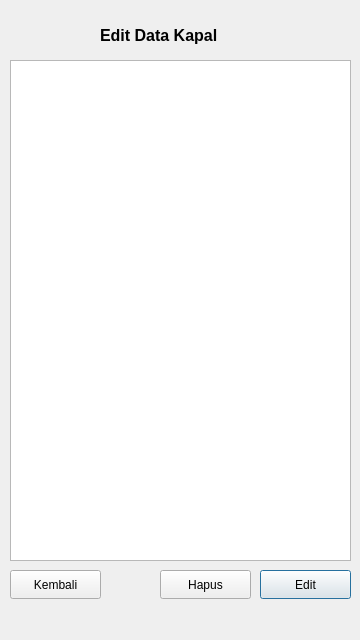
<?xml version="1.0" encoding="UTF-8"?>
<ui version="4.0">
 <class>edit_data_kapal</class>
 <widget class="QDialog" name="edit_data_kapal">
  <property name="geometry">
   <rect>
    <x>0</x>
    <y>0</y>
    <width>360</width>
    <height>640</height>
   </rect>
  </property>
  <property name="windowTitle">
   <string>Shit Ship Booking</string>
  </property>
  <property name="windowIcon">
   <iconset>
    <normaloff>../../../Downloads/ship-icon_34102.png</normaloff>../../../Downloads/ship-icon_34102.png</iconset>
  </property>
  <widget class="QLabel" name="label_6">
   <property name="geometry">
    <rect>
     <x>100</x>
     <y>20</y>
     <width>151</width>
     <height>31</height>
    </rect>
   </property>
   <property name="font">
    <font>
     <pointsize>12</pointsize>
     <bold>true</bold>
    </font>
   </property>
   <property name="text">
    <string>Edit Data Kapal</string>
   </property>
  </widget>
  <widget class="QPushButton" name="pushButton">
   <property name="geometry">
    <rect>
     <x>260</x>
     <y>570</y>
     <width>91</width>
     <height>29</height>
    </rect>
   </property>
   <property name="text">
    <string>Edit</string>
   </property>
  </widget>
  <widget class="QTableWidget" name="tableWidget">
   <property name="geometry">
    <rect>
     <x>10</x>
     <y>60</y>
     <width>341</width>
     <height>501</height>
    </rect>
   </property>
  </widget>
  <widget class="QPushButton" name="pushButton_2">
   <property name="geometry">
    <rect>
     <x>10</x>
     <y>570</y>
     <width>91</width>
     <height>29</height>
    </rect>
   </property>
   <property name="text">
    <string>Kembali</string>
   </property>
  </widget>
  <widget class="QPushButton" name="pushButton_3">
   <property name="geometry">
    <rect>
     <x>160</x>
     <y>570</y>
     <width>91</width>
     <height>29</height>
    </rect>
   </property>
   <property name="text">
    <string>Hapus</string>
   </property>
  </widget>
 </widget>
 <resources/>
 <connections/>
</ui>
